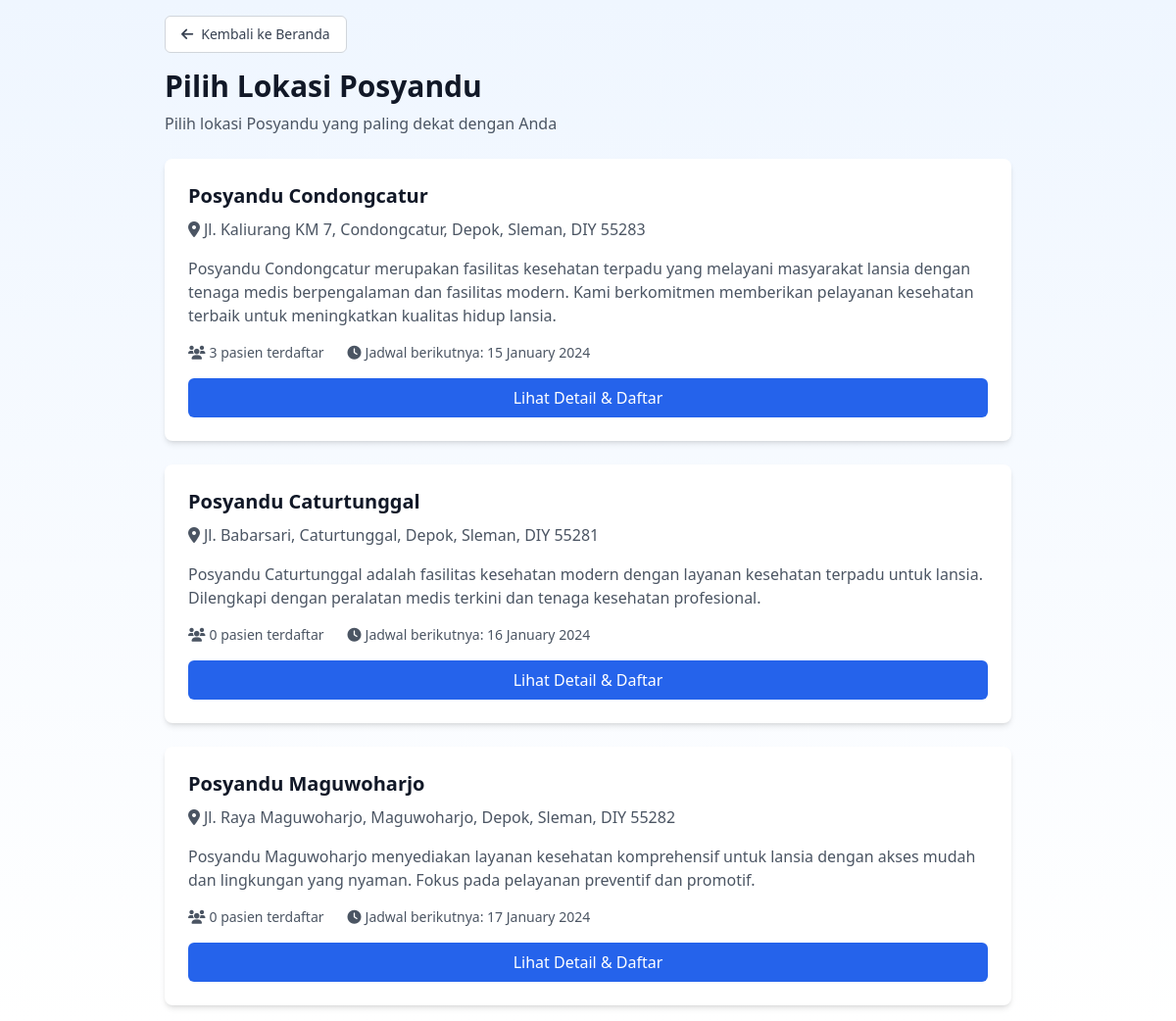
Page /locations.php (signed in) on the committed database.
### tables this page shows
CREATE TABLE locations (
    id INT PRIMARY KEY AUTO_INCREMENT,
    name VARCHAR(100) NOT NULL,
    address TEXT NOT NULL,
    description TEXT,
    image_url VARCHAR(255),
    total_patients INT DEFAULT 0,
    next_schedule DATE,
    status ENUM('active', 'inactive') DEFAULT 'active',
    created_at TIMESTAMP DEFAULT CURRENT_TIMESTAMP,
    updated_at TIMESTAMP DEFAULT CURRENT_TIMESTAMP ON UPDATE CURRENT_TIMESTAMP
);

### locations.php (the view, shortened to what this page needs)
<?php
require_once 'config/database.php';
try {
    $stmt = $pdo->query("SELECT * FROM locations WHERE status = 'active'");
    $locations = $stmt->fetchAll(PDO::FETCH_ASSOC);
} catch (PDOException $e) {
    $locations = [];
    error_log("Database error: " . $e->getMessage());
}
?>
<!DOCTYPE html>
<html lang="id">
<head>
    <script src="https://cdn.tailwindcss.com"></script>
    <link rel="stylesheet" href="https://cdnjs.cloudflare.com/ajax/libs/font-awesome/6.0.0/css/all.min.css">
</head>
<body class="min-h-screen bg-gradient-to-b from-blue-50 to-white">
    <div class="max-w-4xl mx-auto p-4">
        <div class="mb-6">
            <a href="index.php" class="inline-flex items-center px-4 py-2 text-sm font-medium text-gray-700 bg-white border border-gray-300 rounded-md hover:bg-gray-50">
                <i class="fas fa-arrow-left mr-2"></i>
                Kembali ke Beranda
            </a>
            <h1 class="text-3xl font-bold text-gray-900 mb-2 mt-4">Pilih Lokasi Posyandu</h1>
            <p class="text-gray-600">Pilih lokasi Posyandu yang paling dekat dengan Anda</p>
        </div>
        <div class="grid gap-6">
            <?php foreach ($locations as $location): ?>
            <div class="bg-white rounded-lg shadow-md hover:shadow-lg transition-shadow p-6">
                <div class="flex items-start justify-between mb-4">
                    <div>
                        <h3 class="text-xl font-semibold text-gray-900"><?= htmlspecialchars($location['name']) ?></h3>
                        <p class="text-gray-600 flex items-center mt-2">
                            <i class="fas fa-map-marker-alt mr-1"></i>
                            <?= htmlspecialchars($location['address']) ?>
                        </p>
                    </div>
                </div>
                <p class="text-gray-600 mb-4"><?= htmlspecialchars($location['description']) ?></p>
                <div class="flex items-center space-x-6 mb-4 text-sm text-gray-600">
                    <div class="flex items-center">
                        <i class="fas fa-users mr-1"></i>
                        <?= $location['total_patients'] ?? 0 ?> pasien terdaftar
                    </div>
                    <div class="flex items-center">
                        <i class="fas fa-clock mr-1"></i>
                        Jadwal berikutnya: <?= date('d F Y', strtotime($location['next_schedule'] ?? 'today')) ?>
                    </div>
                </div>
                <a href="location-detail.php?id=<?= $location['id'] ?>"
                   class="w-full bg-blue-600 text-white py-2 px-4 rounded-md hover:bg-blue-700 transition-colors inline-block text-center">
                    Lihat Detail & Daftar
                </a>
            </div>
            <?php endforeach; ?>
        </div>
    </div>
</body>
</html>

### rows in the picture
locations: name "Posyandu Condongcatur", address "Jl. Kaliurang KM 7, Condongcatur, Depok, Sleman, DIY 55283", description "Posyandu Condongcatur merupakan fasilitas kesehatan terpadu yang melayani masyarakat lansia dengan tenaga medis berpengalaman dan fasilitas modern. Kami berkomitmen memberikan pelayanan kesehatan terbaik untuk meningkatkan kualitas hidup lansia.", total_patients "3", next_schedule "15 January 2024"
locations: name "Posyandu Caturtunggal", address "Jl. Babarsari, Caturtunggal, Depok, Sleman, DIY 55281", description "Posyandu Caturtunggal adalah fasilitas kesehatan modern dengan layanan kesehatan terpadu untuk lansia. Dilengkapi dengan peralatan medis terkini dan tenaga kesehatan profesional.", total_patients "0", next_schedule "16 January 2024"
locations: name "Posyandu Maguwoharjo", address "Jl. Raya Maguwoharjo, Maguwoharjo, Depok, Sleman, DIY 55282", description "Posyandu Maguwoharjo menyediakan layanan kesehatan komprehensif untuk lansia dengan akses mudah dan lingkungan yang nyaman. Fokus pada pelayanan preventif dan promotif.", total_patients "0", next_schedule "17 January 2024"
